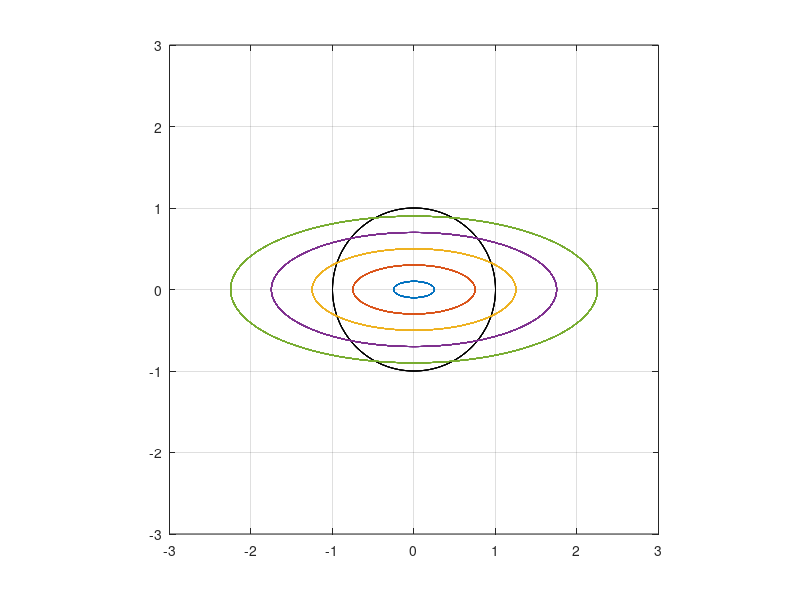

The MATLAB source for this figure:
skip = [1 2; 2 1; 3 1; 3 2];
for i = 1:3
    for j = 1:3
        if ismember([i j], skip, 'rows')
            continue;
        end
        disp([i,j]);
    end
end
%% plot 2D tangential relative displacement

T = 1;
N = 256;
phy = pi / 2;
dt = T / N;
t = 0:dt:10*pi;

figure;
plot(sin(t),cos(t), 'k-'), hold on;
grid on;
for Uy0 = 0.1:0.2:1
% Uy0 = 1;
    Ux0 = 2.5 * Uy0;
    
    Ux = Ux0 * sin(2*pi*t);
    Uy = Uy0 * sin(2*pi*t + phy);
    % figure;
    plot(Ux, Uy), hold on;

% drawnow;
% pause(0.05);
end
xlim([-3,3]);
ylim([-3,3]);
pbaspect([1 1 1]);

%% find transition time, from slip or separation to stick
a = [1 1 0 0 0 0 0 0 1 1 1 1 1 1 0 -1 -1 0 1  1  1]'; % 0 is slip or separation. 1 is stick
% a(:, 1) = Mft_A(1,1,:);
% b(:, 1) = Mft_A(2,1,:);
% c(:, 1) = Mft_A(3,1,:);
% ll = 1:size(a,1);
N = length(a);
record = zeros(size(a));
p_plus = 0;
keep = 0;
for i = 1:N

    if i == 1 && a(1) ~=0 
        for j = 1:N
            k = N - j + 1;
            if a(k) == 0
                p_plus = mod(k, N) + 1;
                keep = 1;
                break;
            end
        end
    elseif a(i) ~= 0 && keep == 0
        p_plus = i;
        keep = 1;
    end

    if a(i) == 0 && keep == 1
        keep = 0;
        p_plus = 0;
    end

    record(i) = p_plus;


end
% c_xn = a .* b(mod(record-2, N) + 1);
% 
% conditi = [a, b, c_xn, record];
conditi = [a, record];

%% find transition time, from slip or separation to stick, in the middle
a = [0 1 1 0 0 0 0 0 1 1 1 1 1 1 0 -1 -1 0 1  0  0]'; % 0 is slip or separation. 1 is stick
% a(:, 1) = Mft_A(1,1,:);
% b(:, 1) = Mft_A(2,1,:);
% c(:, 1) = Mft_A(3,1,:);
ll = 1:size(a,1);
N = length(a);
record = zeros(size(a));
record_plus = zeros(size(a));
p_plus = 0;
p_minus = 0;
p = 0;
keep = 0;
for i = 1:N

    if i == 1 && a(1) ~=0 % if begin with stick, means transition time located previously 
        for j = 1:N % backwards loop to find slip to stick transition
            k = N - j + 1;
            if a(k) == 0
                p_plus = mod(k, N + 1) + 1; % t+ transition instant, stick. add last point to create close the cycle [1, N+1]
                p_minus = mod(k - 1, N) + 1; % t- transition instant, slip
                p = 0.5 * (p_plus + p_minus); % middle transition instant.
                keep = 1;
                break;
            end
        end
    elseif a(i) ~= 0 && keep == 0
        p_plus = i; % t+ transition instant.
        p_minus = i - 1; % t- transition instant.
        p = 0.5 * (p_plus + p_minus); % middle transition instant.
        keep = 1;
    end

    if a(i) == 0 && keep == 1
        keep = 0;
        p_plus = 0;
        p_minus = 0;
        p = 0;
    end

    record_plus(i) = p_plus;
    record(i) = p;


end

conditi = [a, record, record_plus];